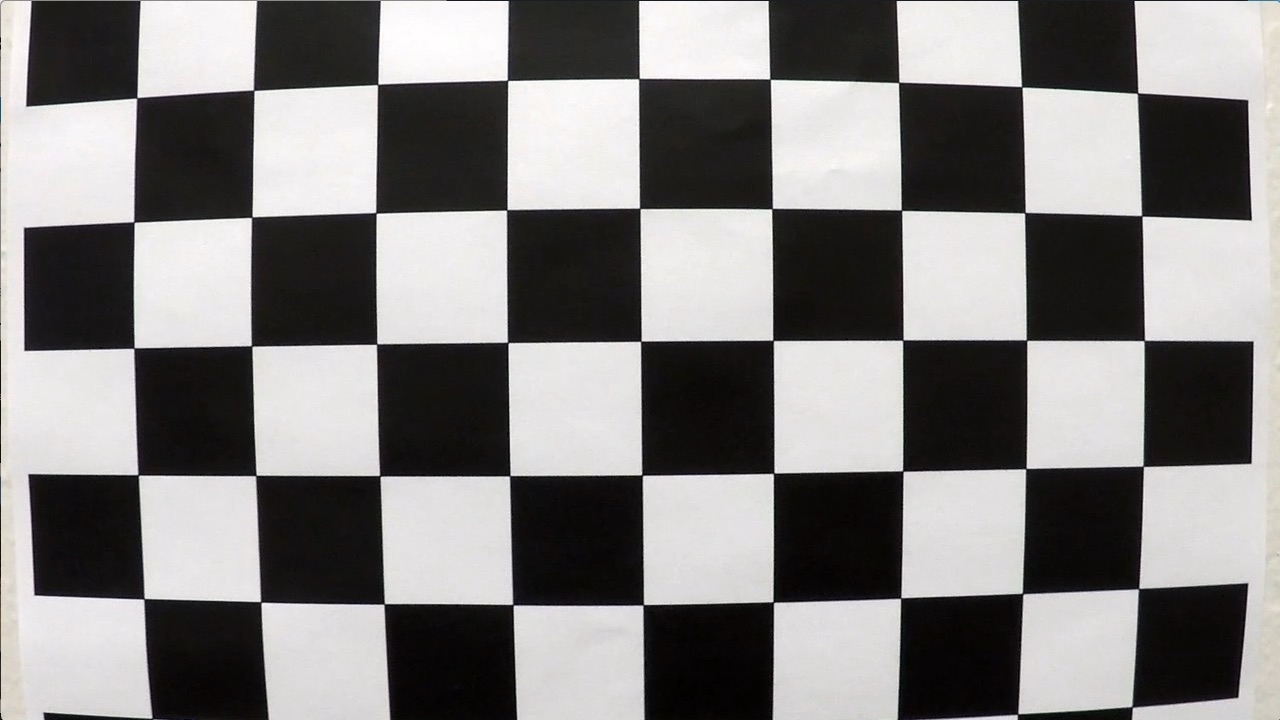
#> input picture Self-Driving Car Engineer/CarND-Advanced-Lane-Lines/camera_cal/calibration1.jpg, 1280 x 720 px
$ python generate_writeup_images.py
#> lines starting #> are read from the running program, lines starting #| are printed output that depends on the picture
import cv2
import pickle
import numpy as np


with open('camera_calibration.p', 'rb') as f:
#> (reads Self-Driving Car Engineer/CarND-Advanced-Lane-Lines/camera_calibration.p from the repository)
    calib_data = pickle.load(f)
    mtx = calib_data["mtx"]
    dist = calib_data["dist"]

img = cv2.imread('camera_cal/calibration1.jpg')
#> img is the input picture: shape (720, 1280, 3); mean B, G, R 127.8, 128.4, 130.1
undist = cv2.undistort(img, mtx, dist, None, mtx)
cv2.imwrite( "output_images/calibration1_undistorted.jpg", undist)

img = cv2.imread('test_images/test4.jpg')
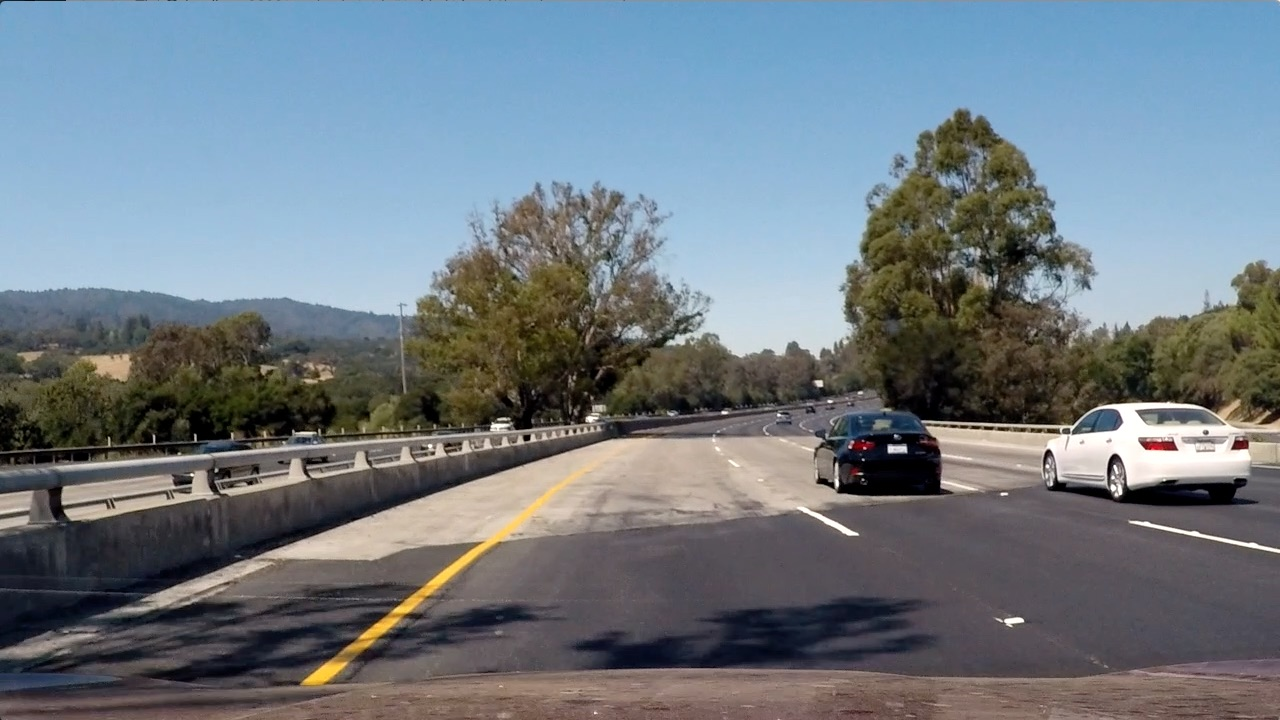
#> input picture Self-Driving Car Engineer/CarND-Advanced-Lane-Lines/test_images/test4.jpg, 1280 x 720 px
#> img is the input picture: shape (720, 1280, 3); mean B, G, R 130.9, 122.7, 112.2
undist = cv2.undistort(img, mtx, dist, None, mtx)
cv2.imwrite( "output_images/test4_undistorted.jpg", undist)

img = cv2.imread('test_images/straight_lines1.jpg')
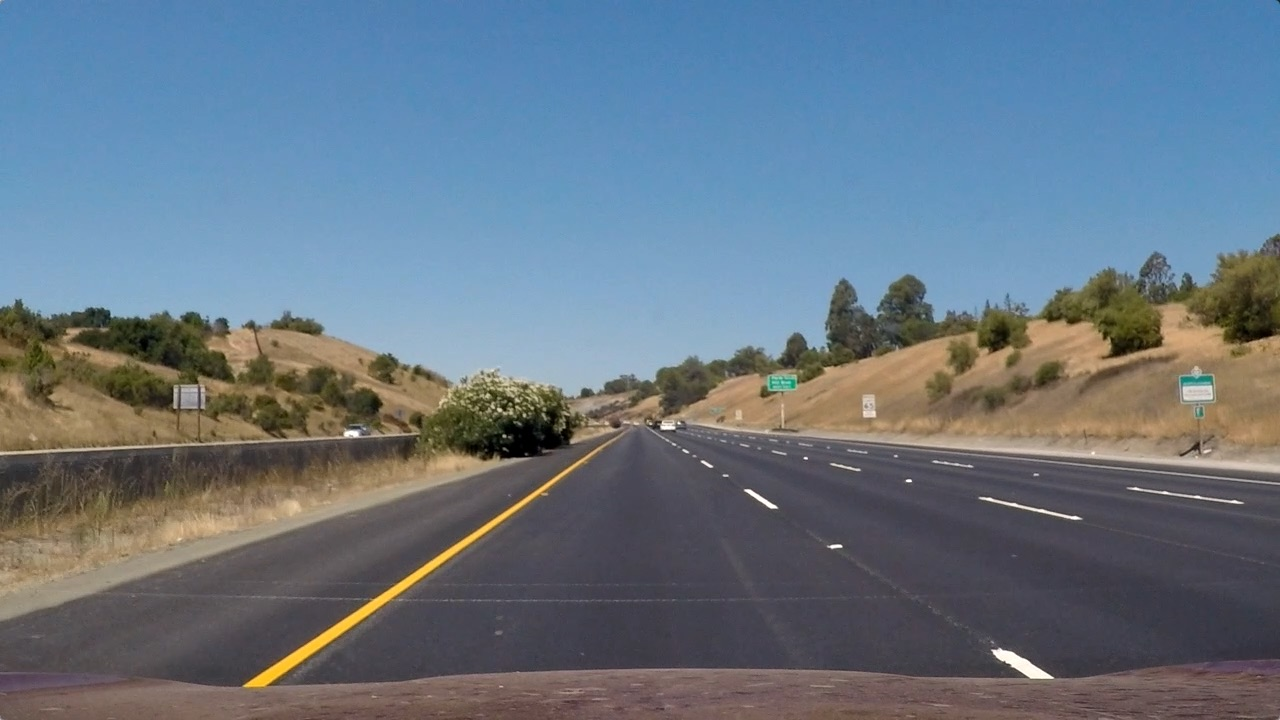
#> input picture Self-Driving Car Engineer/CarND-Advanced-Lane-Lines/test_images/straight_lines1.jpg, 1280 x 720 px
#> img is the input picture: shape (720, 1280, 3); mean B, G, R 131.2, 117.7, 103.2
undist = cv2.undistort(img, mtx, dist, None, mtx)
cv2.imwrite( "output_images/straight_lines1.jpg", undist)

imgshape = [720,1280]
# found by plotting out laneline on an image with a straight road
src = np.float32(
    [[588,455],
    [257,682],
    [imgshape[1]-257,682],
    [imgshape[1]-588,455]])

sidepadding = 150
dst = np.float32(
    [[sidepadding,0],
    [sidepadding,imgshape[1]],
    [imgshape[0]-sidepadding,imgshape[1]],
    [imgshape[0]-sidepadding,0]])
#use cv2.getPerspectiveTransform() to get M, the transform matrix
M = cv2.getPerspectiveTransform(src,dst)
src = np.array(src, dtype=np.int32)
dst = np.array(dst, dtype=np.int32)

cv2.polylines(undist,[src],True,(0,0,255),thickness=3)
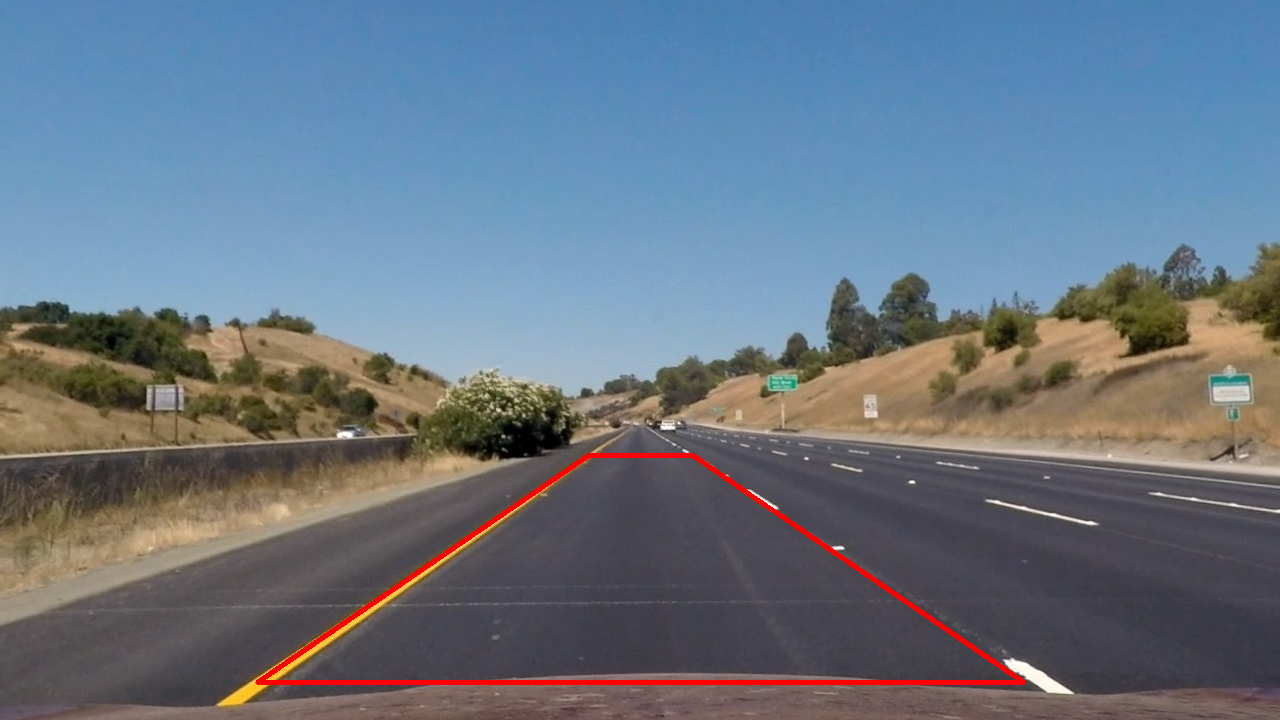
#> undist: shape (720, 1280, 3); mean B, G, R 130.8, 117.3, 104.7

cv2.imwrite( "output_images/straight_lines1_warplines.jpg", undist)

img = cv2.imread('test_images/straight_lines1.jpg')
undist = cv2.undistort(img, mtx, dist, None, mtx)
undist_warped = cv2.warpPerspective(undist,M,(img.shape[0],img.shape[1]))
cv2.polylines(undist_warped,[dst],True,(0,0,255),thickness=3)
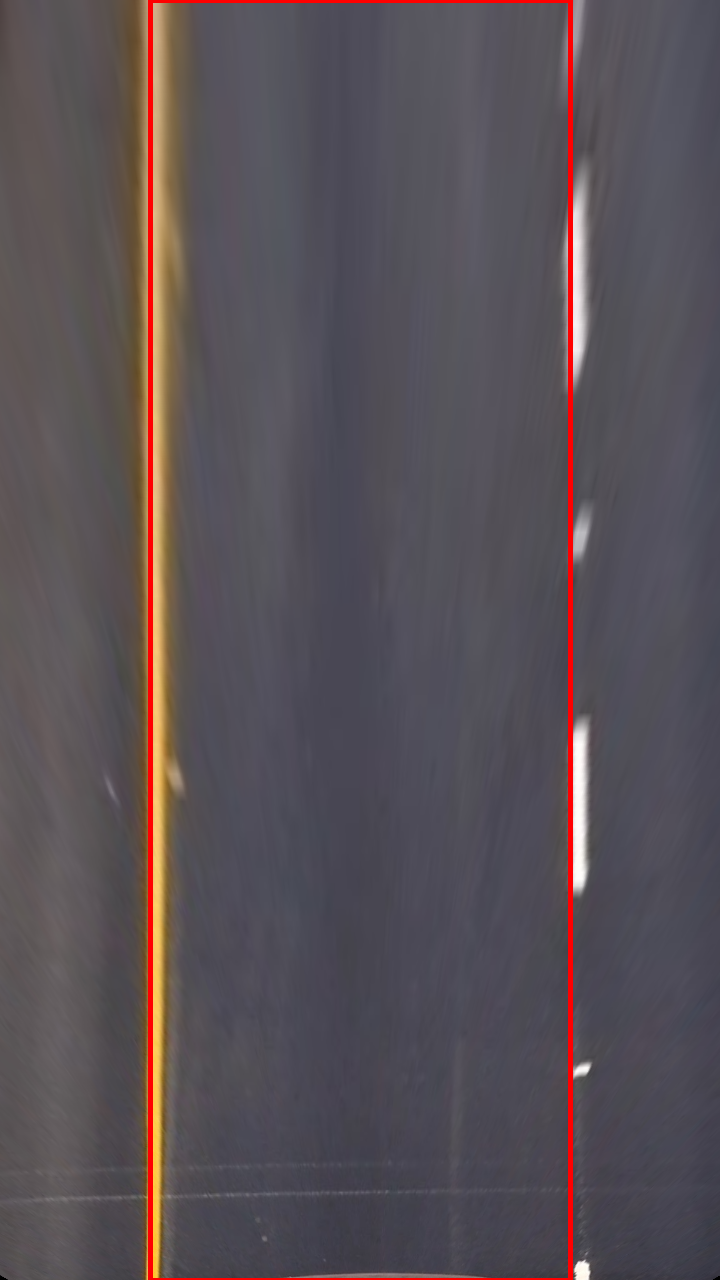
#> undist_warped: shape (1280, 720, 3); mean B, G, R 85.9, 80.8, 89.3

cv2.imwrite( "output_images/straight_lines1_warped.jpg", undist_warped)
